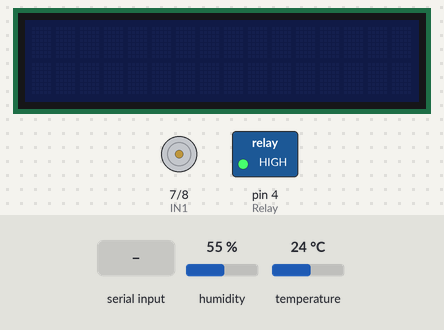
Bench run of a sketch on a simulated Arduino Uno, built with avr-gcc and run on an emulated ATmega328P. Parts: 16×2 character LCD, motor-driver pin pairs drawn as motors (green arrow = first pin HIGH = forward, orange = second pin HIGH = backward, longer = more drive, scaled by the enable pin), switched loads named in the sketch (green lamp = pin HIGH). Inputs (shaded band) come from the test bench; at power-on: humidity 55 %, temperature 24 °C. What the sketch prints to the serial monitor is not drawn.

Above: at 1.3 s.
1.4 s: "Set" received over Serial
At 4.3 s:
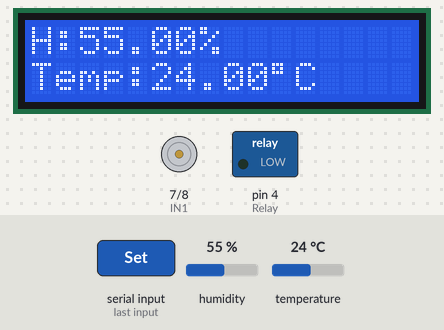
4.4 s: "ESP-OFF" received over Serial
At 7.2 s:
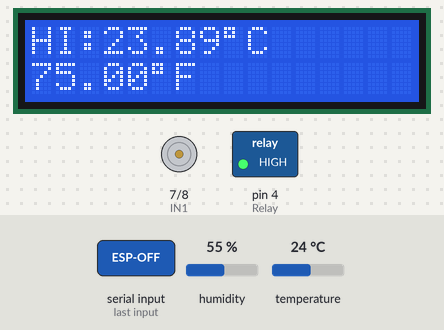
7.4 s: "90,45,200\n" received over the second serial link
At 10.3 s:
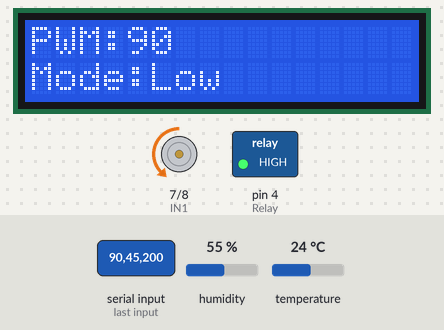
10.4 s: "ESP-ON" received over Serial
At 13.2 s:
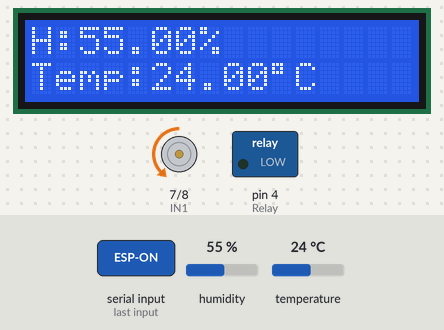
13.4 s: "30,150,10\n" received over the second serial link
16.4 s: "200\n" received over the second serial link
At 19.8 s:
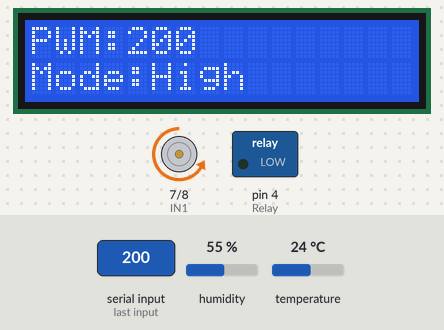
Timing chart, 0 to 20.4 s (numbered marks = the images above; inputs shaded):
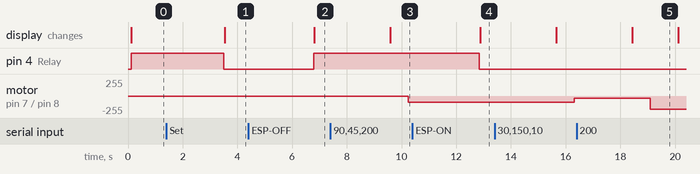

The sketch:

Main_Code.ino
```cpp
/* 開始導入相關函式庫 */

#include <LiquidCrystal_PCF8574.h>
#include <Wire.h>
#include <SoftwareSerial.h>
#include "DHT.h"

/* 開始Define板子腳位、資料型態 */

#define DHTPIN 2
#define DHTTYPE DHT22
#define IN1 7
#define IN2 8
#define ENA 5
#define Relay 4

DHT dht(DHTPIN, DHTTYPE);
SoftwareSerial BT(11, 10); /* 應該是序列埠的通訊腳 */

float *LCD_FUNCTION(String Num1,String Num2,String Num3,String Num4);
int FAN_STATE(float *Num4);
void FAN_MODE (int Num5);
void MAIN_SCENE();
void CHECK();
void FAN_WORKING();

LiquidCrystal_PCF8574 lcd(0x27); /* 設定LCD螢幕最多顯示兩行16個字元 */

int LCD_Show = -1; /* 宣告LCD_Show初始值 */
int Normal_Temp = 25; /* 正常室溫 */
int PWMA = 0;

String Serial_String = "NULL";
String Main_String = "NULL";

String LCDS = "LCD-ON";
String DHTS = "DHT-ON";
String ESPS = "ESP-ON";

float *DHT_DATA = NULL; /* 宣告一指向DHT_DATA，且未被使用的指標變數 */

void setup()
{
  /* 設定LCD螢幕最多顯示兩行16個字元 */
  int error; /* 宣告整數型態ERROR以檢測運行錯誤 */

  Serial.begin(9600); /* 設定序列埠為9600，建議不更動 */
  BT.begin(9600); /* 藍芽序列埠同為9600，建議不更動 */
  Serial.setTimeout(1500); /* 防止序列埠多次Println時Memory Leak，以及部份情況下Println發生亂碼問題 */
  Serial.println("===================");
  Serial.println(F("Fans Debugging Menu")); /* 開始畫面 - 主選單 */
  Serial.println("===================");

  while (!Serial)
    ; /* 開發板需讀取到序列埠才執行程式，故添加之 */

  Serial.println("檢查LCD是否連接..."); /* 開始檢查是否讀取到LCD */

  Wire.begin();
  Wire.beginTransmission(0x27);
  error = Wire.endTransmission();
  Serial.print("狀態: ");
  Serial.println(error); /* 回傳錯誤值（1或0）*/

  if (error == 0){ /* 如果回傳值0則讀取成功 */
    Serial.println("成功偵測到LCD");
    pinMode (IN1, OUTPUT);
    pinMode (IN2, OUTPUT);
    pinMode (ENA, OUTPUT);
    pinMode (Relay, OUTPUT);
    LCD_Show = 0;
    lcd.begin(16, 2); /* 初始化LCD */
    dht.begin();

    digitalWrite(Relay, HIGH);
    MAIN_SCENE();
  }
  else{
    Serial.println("未偵測到LCD");
  }
}

void loop() /* 迴圈函數，中止程式之前將不斷重複 */
{
  while(BT.available()){  /* 藍芽 */

      delay(100);
      Main_String = BT.readString();

      if(Main_String.toInt()!=0){
        if(Main_String.toInt()>= 0 && Main_String.toInt()<=255){
          PWMA=Main_String.toInt();
          Serial.flush();
         }
      }
      else{
        /* 此處程式碼需要優化，勿用大量If..Else */
        if(Main_String=="0"){
          PWMA=0;
          Serial.flush();
         }
        else if((Serial_String=="Set" || Serial_String=="Set\n") && (Main_String=="LCD-ON\n" || Main_String=="LCD-ON" || Main_String=="LCD-OFF\n" || Main_String=="LCD-OFF")){
          LCDS=Main_String;
          Serial.flush();
         }
        else if((Serial_String=="Set" || Serial_String=="Set\n") && (Main_String=="DHT-ON\n" || Main_String=="DHT-ON" || Main_String=="DHT-OFF\n" || Main_String=="DHT-OFF")){
          DHTS=Main_String;
          Serial.flush();
         }
        else if((Serial_String=="Set" || Serial_String=="Set\n") && (Main_String=="ESP-ON\n" || Main_String=="ESP-ON" || Main_String=="ESP-OFF\n" || Main_String=="ESP-OFF")){
          ESPS=Main_String;
          Serial.flush();
         }
        else{
          Serial_String=Main_String;
          Serial.flush();
         }
      }
  }

  while(Serial.available()){ /* 監控視窗 */

      delay(100);
      Main_String = Serial.readString();

      if(Main_String.toInt()!=0){
        if(Main_String.toInt()>= 0 && Main_String.toInt()<=255){
          PWMA=Main_String.toInt();
          Serial.flush();
          Serial.println("調整PWM值...");
         }
      }
      else{
        if(Main_String=="0\n" || Main_String=="0"){
          PWMA=0;
          Serial.flush();
          Serial.println("調整PWM值...");
         }
        else{
          if((Serial_String=="Set" || Serial_String=="Set\n") && (Main_String=="LCD-ON\n" || Main_String=="LCD-ON" || Main_String=="LCD-OFF\n" || Main_String=="LCD-OFF")){
            LCDS=Main_String;
            Serial.flush();
            Serial.println("調整LCD背板...");
           }
          else if((Serial_String=="Set" || Serial_String=="Set\n") && (Main_String=="DHT-ON\n" || Main_String=="DHT-ON" || Main_String=="DHT-OFF\n" || Main_String=="DHT-OFF")){
            DHTS=Main_String;
            Serial.flush();
            Serial.println("調整DHT資料顯示...");
           }
          else if((Serial_String=="Set" || Serial_String=="Set\n") && (Main_String=="ESP-ON\n" || Main_String=="ESP-ON" || Main_String=="ESP-OFF\n" || Main_String=="ESP-OFF")){
            ESPS=Main_String;
            Serial.flush();
            Serial.println("調整ESP32的使用狀態...");
           }
          else{
            Serial_String = Main_String;
           }
         }
      }
      if(Serial_String.equals("Auto\n")){ /* 待處理：輸入字串時結尾會多出換行符號 */
         Serial.println("載入自動模式...");
         Serial.flush();
      }
      else if(Serial_String.equals("Set\n")){
         Serial.println("載入手動模式...");
         Serial.flush();
      }
      else if(Serial_String.equals("Exit\n")){
         Serial.println("正在退出...");
         Serial.flush();
      }
  }
  if(Serial_String.equals("Auto\n") || Serial_String.equals("Auto")){
    float *Temp_LCD = LCD_FUNCTION(LCDS,DHTS,Serial_String,ESPS);
    if(Temp_LCD != NULL){
       delay(50);
       digitalWrite(Relay, LOW);
       int Placeholder = FAN_STATE(Temp_LCD);
       delay(500);
       FAN_WORKING();
       CHECK();
       delay(100);
      }
  }
  if(Serial_String.equals("Set\n") || Serial_String.equals("Set")){
    float *Temp_LCD = LCD_FUNCTION(LCDS,DHTS,Serial_String,ESPS);
    if(Temp_LCD != NULL){
       FAN_WORKING();
       delay(500);
       CHECK();
      }
  }
  if(Serial_String.equals("Exit\n") || Serial_String.equals("Exit")){
    digitalWrite(Relay, HIGH);
    lcd.setBacklight(0);
    lcd.home();
    lcd.clear();
    lcd.setCursor(0, 0);
    MAIN_SCENE();
    PWMA = 0;
    delay(1000);
    FAN_WORKING();
    Serial_String = "NULL";
    Main_String = "NULL";
  }
}

float *LCD_FUNCTION(String Str1,String Str2,String SetMode,String Str3){ /* LCD以及DHT1602功能函數 */
  delay(500);

  if (DHT_DATA != NULL){
    delete [] DHT_DATA; /* 判斷DHT_DATA內部是否被分配到記憶體位址，並全數清除 */
  }

  DHT_DATA = new float[5];

  DHT_DATA[2] = dht.readHumidity();
  DHT_DATA[0] = dht.readTemperature();
  DHT_DATA[1] = dht.readTemperature(true);

  if (isnan(DHT_DATA[2]) || isnan(DHT_DATA[0]) || isnan(DHT_DATA[1])){
    Serial.println(F("啟動失敗: 未偵測到DHT11"));
    delay(1000);
    return NULL;
  }

  DHT_DATA[4] = dht.computeHeatIndex(DHT_DATA[1], DHT_DATA[2]);
  DHT_DATA[3] = dht.computeHeatIndex(DHT_DATA[0], DHT_DATA[2], false);

  if(Str3=="ESP-ON\n" || Str3=="ESP-ON"){
    digitalWrite(Relay,LOW);
  }
  else if((SetMode=="Set" || SetMode=="Set\n") && (Str3=="ESP-OFF\n" || Str3=="ESP-OFF")){
    digitalWrite(Relay,HIGH);
  }

  if(Str1=="LCD-ON\n" || Str1=="LCD-ON"){
    if (LCD_Show == 0) { /* LCD_Show狀態為0 */
       lcd.setBacklight(255);
       lcd.home();
       lcd.clear();
       lcd.setCursor(0, 0);
       lcd.print("H:");
       lcd.print(DHT_DATA[2]);
       lcd.print("%");
       lcd.setCursor(0, 1);
       lcd.print("Temp:");
       lcd.print(DHT_DATA[0]);
       lcd.print((char)223);
       lcd.print("C");
    }
    else if (LCD_Show == 1){
       lcd.clear();
       lcd.setCursor(0, 0);
       lcd.print("HI:");
       lcd.print(DHT_DATA[3]);
       lcd.print((char)223);
       lcd.print("C");
       lcd.setCursor(0, 1);
       lcd.print(DHT_DATA[4]);
       lcd.print((char)223);
       lcd.print("F");
    }
    else if (LCD_Show == 2){
       lcd.clear();
       lcd.setCursor(0, 0);
       lcd.print("PWM:");
       lcd.print(PWMA);
       lcd.setCursor(0, 1);

      if(PWMA >= 180 && PWMA <= 255){
         lcd.print("Mode:High");
      }
      else if(PWMA >= 120 && PWMA < 180){
         lcd.print("Mode:Normal");
      }
      else if(PWMA != 0 && PWMA <120){
         lcd.print("Mode:Low");
      }
      else{
         lcd.print("Mode:OFF");
      }
    }
  }
  else if((SetMode=="Set" || SetMode=="Set\n") && (Str1=="LCD-OFF\n" || Str1=="LCD-OFF")){
    delay(500);
    lcd.setBacklight(0);
    lcd.home();
    lcd.clear();
    lcd.setCursor(0, 0);
  }

  delay(500);
  LCD_Show = (LCD_Show + 1) % 3;

  if(Str2=="DHT-ON\n" || Str2=="DHT-ON"){
    Serial.flush();
    Serial.println("================");
    Serial.print("當前溫度(攝): ");
    Serial.print(DHT_DATA[0]);
    Serial.println("°C");
    Serial.print("當前溫度(華): ");
    Serial.print(DHT_DATA[1]);
    Serial.println("°F");
    Serial.print("當前濕度: ");
    Serial.print(DHT_DATA[2]);
    Serial.println("%");
    Serial.print("本日最高溫度(攝): ");
    Serial.print(DHT_DATA[3]);
    Serial.println("°C");
    Serial.print("本日最高溫度(華): ");
    Serial.print(DHT_DATA[4]);
    Serial.println("°F");
    Serial.println("================");
  }
  else if((SetMode=="Set" || SetMode=="Set\n") && (Str2=="DHT-OFF\n" || Str2=="DHT-OFF")){
    /* NULL */
  }

  char Hum_BT[10], Tem_BT[10], Tem_BTF[10], High_BT[10], HIgh_BTF[10];
  dtostrf(DHT_DATA[2], 3, 2, Hum_BT);
  dtostrf(DHT_DATA[0], 3, 2, Tem_BT);
  dtostrf(DHT_DATA[1], 3, 2, Tem_BTF);
  dtostrf(DHT_DATA[3], 3, 2, High_BT);
  dtostrf(DHT_DATA[4], 3, 2, HIgh_BTF);

  for(int i=0; i<5; i++){
    BT.write(Hum_BT[i]);
  }
  for(int i=0; i<5; i++){
    BT.write(Tem_BT[i]);
  }
  for(int i=0; i<5; i++){
    BT.write(Tem_BTF[i]);
  }
  for(int i=0; i<5; i++){
    BT.write(High_BT[i]);
  }
  for(int i=0; i<5; i++){
    BT.write(HIgh_BTF[i]);
  }

  return DHT_DATA;
}

void MAIN_SCENE(){
  Serial.println("============================");
  Serial.println("====== Fans Mode Menu ======");
  Serial.println("============================");
  Serial.println("Auto - 自動模式");
  Serial.println("Set - 手動模式");
}

void CHECK(){
  static int Check_Point = 0; /* 初始化執行次數 */

  Check_Point += 1;
  if (Check_Point % 5 == 0){
    Serial.println("如要返回至主選單，請輸入'Exit'指令。");
    Check_Point -=5;
  }
}

int FAN_STATE(float *x){ /* 風扇Mode的判斷函數 */

  if(x[0] < Normal_Temp){
    Serial.println("系統: 當前氣溫較低");
    PWMA = map(x[2], 0, 100, 0, 179);

    Serial.println(PWMA);
    Serial.print("比例:");
    Serial.println((PWMA/x[2]),3);
  }
  else if(x[0] >= Normal_Temp){
    Serial.println("系統: 當前氣溫較高");
    PWMA = map(x[2], 0, 100, 180, 255);

    Serial.println(PWMA);
    Serial.print("比例:");
    Serial.println((PWMA/x[2]),3);
  }

  return 0;
}

void FAN_WORKING(){
  analogWrite(ENA, PWMA);
  digitalWrite(IN1, LOW);
  digitalWrite(IN2, HIGH);
}
```

Measured:
- after the input at 1.4 s, pin 4 (Relay): HIGH → LOW after 2.1 s; the display: changes after 2.1 s (image 1)
- after the input at 4.4 s, pin 4 (Relay): LOW → HIGH after 2.4 s
- after the input at 7.4 s, motor on pin 7 (IN1) / pin 8 (IN2): stopped → backward 90/255 after 2.8 s; the display: changes after 2.2 s (image 3)
- after the input at 10.4 s, pin 4 (Relay): HIGH → LOW after 2.4 s
- after the input at 13.4 s, motor on pin 7 (IN1) / pin 8 (IN2): backward 90/255 → backward 30/255 after 2.9 s
- after the input at 16.4 s, motor on pin 7 (IN1) / pin 8 (IN2): backward 30/255 → backward 200/255 after 2.7 s; the display: changes after 2.0 s (image 5)
